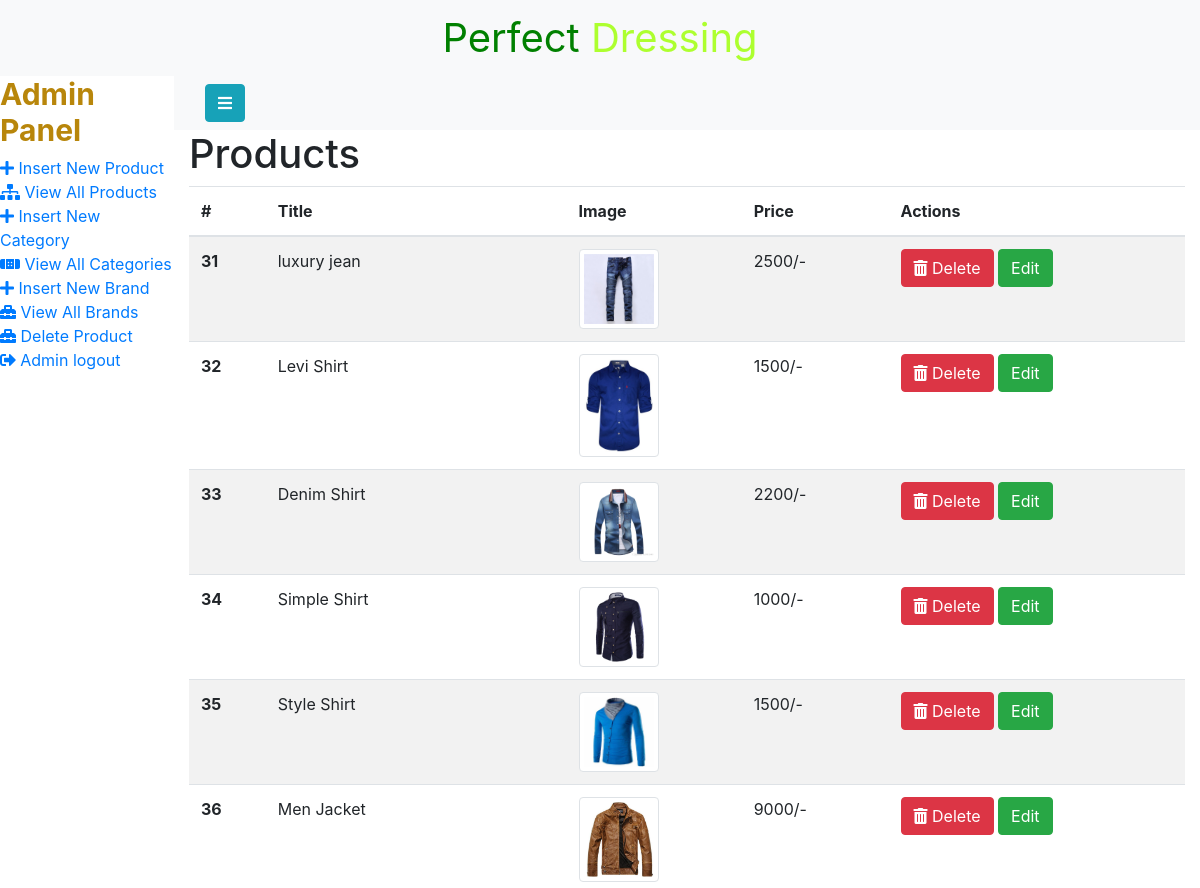
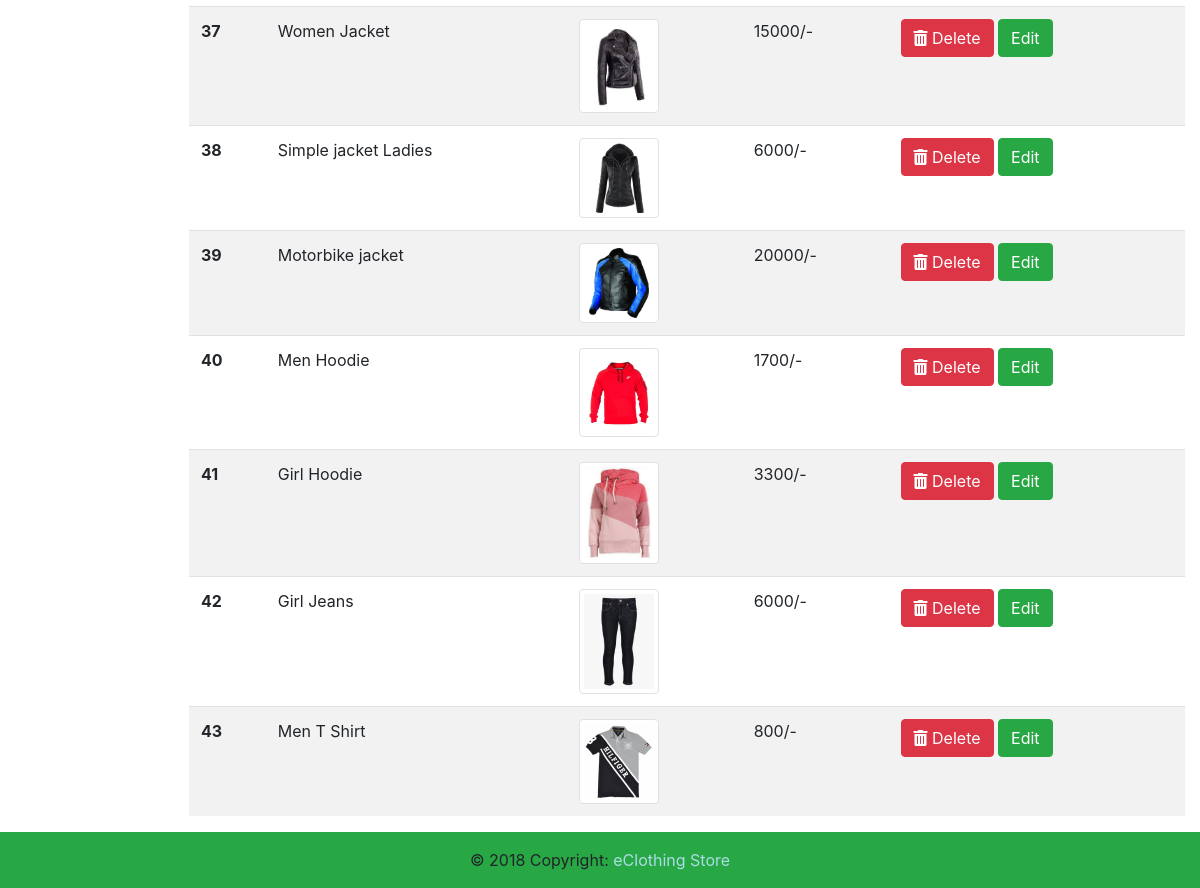
Screenshot of /admin/admin_page.php?view_products (signed in) with the database file from the repository (2 pictures, top to bottom).
### tables this page shows
CREATE TABLE `dress_product` (
  `dress_Id` int(255) NOT NULL,
  `dress_cat` int(50) NOT NULL,
  `dress_brand` int(25) NOT NULL,
  `dress_price` int(50) NOT NULL,
  `dress_image` varchar(200) NOT NULL,
  `dress_keyword` varchar(300) NOT NULL,
  `dress_title` varchar(500) NOT NULL
);

### admin/view_pro.php (the view, shortened to what this page needs)
<?php
include "../server/db_connection.php";
?>
<div class="row">
    <div class="col-sm-12">
        <h1>Products</h1>
        <table class="table table-striped">
            <thead>
            <tr>
                <th scope="col">#</th>
                <th scope="col">Title</th>
                <th scope="col">Image</th>
                <th scope="col">Price</th>
                <th scope="col">Actions</th>
            </tr>
            </thead>
            <tbody>
            <?php
            $get_pro = "select * from dress_product";
            $run_pro = mysqli_query($con,$get_pro);
            $count_pro = mysqli_num_rows($run_pro);
            if($count_pro==0){
                echo "<h2> No Product found in selected criteria </h2>";
            }
            else {
                while ($row_pro = mysqli_fetch_array($run_pro)) {
                    $id = $row_pro['dress_Id'];
                    $title = $row_pro['dress_title'];
                    $price = $row_pro['dress_price'];
                    $image = $row_pro['dress_image'];
                  echo"  <tr>
                        <th scope='row'>$id</th>
                        <td> $title</td>
                        <td><img class='img-thumbnail' src='../admin/Images/$image' width='80' height='80'></td>
                        <td>$price/-</td>
                        <td>
                            <a id='' href='Delete_product.php?del_pro=$id' class='btn btn-danger'>
                                <i class='fa fa-trash-alt'></i>
                                <span class='d-none d-md-inline d-lg-inline'> Delete </span>
                            </a>
                            <a id='' href='Edit_product.php?edit_pro=$id' class='btn btn-success'>
                                <span class=' d-md-inline d-lg-inline'> Edit </span>
                            </a>
                        </td>
                    </tr>";
                }
            }
            ?>
            </tbody>
        </table>
    </div>
</div>

### rows the page displays
dress_product: dress_Id "31", dress_title "luxury jean", dress_image (picture), dress_price "2500"
dress_product: dress_Id "32", dress_title "Levi Shirt", dress_image (picture), dress_price "1500"
dress_product: dress_Id "33", dress_title "Denim Shirt", dress_image (picture), dress_price "2200"
dress_product: dress_Id "34", dress_title "Simple Shirt", dress_image (picture), dress_price "1000"
dress_product: dress_Id "35", dress_title "Style Shirt", dress_image (picture), dress_price "1500"
dress_product: dress_Id "36", dress_title "Men Jacket", dress_image (picture), dress_price "9000"
dress_product: dress_Id "37", dress_title "Women Jacket", dress_image (picture), dress_price "15000"
dress_product: dress_Id "38", dress_title "Simple jacket Ladies", dress_image (picture), dress_price "6000"
dress_product: dress_Id "39", dress_title "Motorbike jacket", dress_image (picture), dress_price "20000"
dress_product: dress_Id "40", dress_title "Men Hoodie", dress_image (picture), dress_price "1700"
dress_product: dress_Id "41", dress_title "Girl Hoodie", dress_image (picture), dress_price "3300"
dress_product: dress_Id "42", dress_title "Girl Jeans", dress_image (picture), dress_price "6000"
dress_product: dress_Id "43", dress_title "Men T Shirt", dress_image (picture), dress_price "800"
